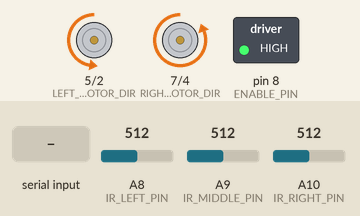
This sketch was run on a simulated Arduino Mega 2560, built with avr-gcc and run on an emulated ATmega2560. Parts: direction and speed pins drawn as motors (green arrow = direction pin HIGH = forward, orange = LOW = backward, longer = more drive), switched loads named in the sketch (green lamp = pin HIGH). The test bench sets the inputs (shaded band); at power-on: A8 (IR_LEFT_PIN) = 512, A9 (IR_MIDDLE_PIN) = 512, A10 (IR_RIGHT_PIN) = 512.

Above: at 1.2 s.
1.3 s: A8 (IR_LEFT_PIN) set to 199
2.8 s: A8 (IR_LEFT_PIN) set to 171
At 4.0 s:
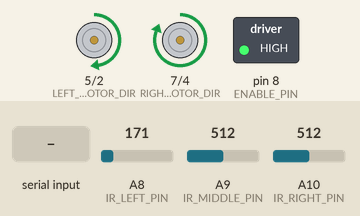
4.3 s: "1" received over Serial
At 5.6 s:
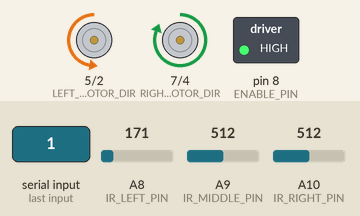
Timing chart, 0 to 7.3 s (numbered marks = the images above; inputs shaded):
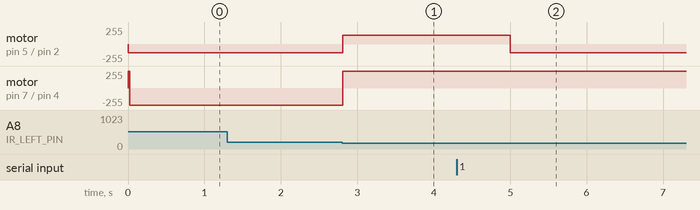

The sketch:

SCMR.ino
```cpp
#include "TimerOne.h"
#include "Adafruit_HMC5883_U.h"

long irLeftDistance = 0;  // variable to store the value coming from the sensor
long irMiddleDistance = 0;  // variable to store the value coming from the sensor
long irRightDistance = 0;  // variable to store the value coming from the sensor

#define IR_LEFT_PIN     8
#define IR_MIDDLE_PIN   9
#define IR_RIGHT_PIN    10

int counter = 0;

char serialData[128];
char serialDataPointer;

uint16_t currentRotation;
uint16_t requiredRotation;
uint8_t robotSpeed;
uint8_t currentRobotSpeed;
int16_t rotationalDifference;

#define DIRECTION_DATA_START_BYTE  'D'

#define SERIAL_DATA_END_BYTE    'E'

#define TRUE 1
#define FALSE 0

uint8_t enableMotorsFlag;

volatile uint8_t rotationDelay;
volatile uint8_t irRotation;

#define LEFT_MOTOR_PWM 2
#define LEFT_MOTOR_DIR 5
#define RIGHT_MOTOR_PWM 4
#define RIGHT_MOTOR_DIR 7
#define ENABLE_PIN 8

/* Assign a unique ID to this sensor at the same time */
//Adafruit_HMC5883_Unified mag = Adafruit_HMC5883_Unified(12345);

void setup()
{
  Serial.begin(115200);

  setupStepperMotors();
  //mag.begin();

  Timer1.initialize(500000);
  Timer1.attachInterrupt(halfSecondTimer);
  rotationDelay = 0;
  robotSpeed = 0;
  currentRobotSpeed = 0;
  irRotation = FALSE;
}

void loop()
{
  /* Get a new sensor event */
  //sensors_event_t event;
  //mag.getEvent(&event);

  /* Display the results (magnetic vector values are in micro-Tesla (uT))
  Serial.print("X: "); Serial.print(event.magnetic.x); Serial.print("  ");
  Serial.print("Y: "); Serial.print(event.magnetic.y); Serial.print("  ");
  Serial.print("Z: "); Serial.print(event.magnetic.z); Serial.print("  ");Serial.println("uT");*/

  // Hold the module so that Z is pointing 'up' and you can measure the heading with x&y
  // Calculate heading when the magnetometer is level, then correct for signs of axis.
  //float heading = atan2(event.magnetic.y, event.magnetic.x);

  // Once you have your heading, you must then add your 'Declination Angle', which is the 'Error' of the magnetic field in your location.
  // Find yours here: http://www.magnetic-declination.com/
  // If you cannot find your Declination, comment out these two lines, your compass will be slightly off.
  //float declinationAngle = 0.20;
  //heading += declinationAngle;

  // Correct for when signs are reversed. (2nd and 4th quadrant)
  //if(heading < 0)
  //  heading += 2*PI;

  // Check for wrap due to addition of declination.
  //if(heading > 2*PI)
  //  heading -= 2*PI;

  // Convert radians to degrees for readability.
  //currentRotation = (uint16_t) (heading * 180/M_PI);
  //if(currentRotation > 180)
  //{
  //  currentRotation = (currentRotation - 360);
  //}

  rotationalDifference = currentRotation - requiredRotation;

  if(irRotation == FALSE)
  {
    if(rotationalDifference > 5 and rotationalDifference < 180)
        rotateRight();
    else if(rotationalDifference > 5 and rotationalDifference >= 180)
        rotateLeft();
    else if(rotationalDifference < -5 and rotationalDifference > -180)
        rotateLeft();
    else if(rotationalDifference < -5 and rotationalDifference <= -180)
        rotateRight();
    else
        setMotorsForward();
  }

  if(currentRobotSpeed != robotSpeed)
  {
    OCR0A = robotSpeed;
    OCR0B = robotSpeed/2;
    OCR3A = robotSpeed;
    OCR3B = robotSpeed/2;

    if(currentRobotSpeed == 0)
    {
      enableMotors();
    }
    if(robotSpeed == 0)
    {
      disableMotors();
    }

    currentRobotSpeed = robotSpeed;
    TCNT0 = 0;
    TCNT3 = 0;
  }

  irLeftDistance = ((irLeftDistance * 99) + ((long)analogRead(IR_LEFT_PIN)) * 1)/100;
  irMiddleDistance = ((irMiddleDistance * 99) + ((long)analogRead(IR_MIDDLE_PIN)) * 1)/100;
  irRightDistance = ((irRightDistance * 99) + ((long)analogRead(IR_RIGHT_PIN)) * 1)/100;

  if(irMiddleDistance > 180)
  {
    if(irLeftDistance > 180)
    {
      rotateRight();
      rotationDelay = 2;
      irRotation = TRUE;
      TCNT1 = 0;
      /*delay(1000);
      setMotorsForward();*/
    }
    else if(irRightDistance > 180)
    {
      rotateLeft();
      rotationDelay = 2;
      irRotation = TRUE;
      TCNT1 = 0;
      /*delay(1000);
      setMotorsForward();*/
    }
    else
    {
      rotateLeft();
      rotationDelay = 6;
      irRotation = TRUE;
      TCNT1 = 0;
      /*delay(3000);
      setMotorsForward();*/
    }
  }
  else if(irLeftDistance > 230)
  {
    rotateRight();
    rotationDelay = 6;
    irRotation = TRUE;
    TCNT1 = 0;
    /*delay(1000);
    setMotorsForward();*/
  }
  else if(irRightDistance > 230)
  {
    rotateLeft();
    rotationDelay = 6;
    irRotation = TRUE;
    TCNT1 = 0;
    /*delay(1000);
    setMotorsForward();*/
  }
}

void setupStepperMotors()
{
  //Set step pins as outputs
  pinMode(LEFT_MOTOR_PWM, OUTPUT);
  pinMode(RIGHT_MOTOR_PWM, OUTPUT);

  //Set direction pins as outputs
  pinMode(LEFT_MOTOR_DIR, OUTPUT);
  pinMode(RIGHT_MOTOR_DIR, OUTPUT);

  //Set enable pin as output
  pinMode(ENABLE_PIN, OUTPUT);
  digitalWrite(ENABLE_PIN, HIGH);

  //Set direction forward
  digitalWrite(LEFT_MOTOR_DIR, LOW);
  digitalWrite(RIGHT_MOTOR_DIR, HIGH);

   //Z Step
  TCCR0A = (1 << COM0B1) | (1 << WGM01) | (1 << WGM00);
  TCCR0B = (1 << WGM02) | (1 << CS02) | (1 << CS00);
  OCR0A = 100;
  OCR0B = 50;

  //X Step
  TCCR3A = (1 << COM3B1) | (1 << WGM31) | (1 << WGM30);
  TCCR3B = (1 << WGM33) | (1 << WGM32) | (1 << CS32) | (1 << CS30);
  OCR3A = 100;
  OCR3B = 50;

  TCNT0 = 0;
  TCNT3 = 0;

  currentRobotSpeed = 0;

  //enableMotors();
}

void enableMotors()
{
  digitalWrite(ENABLE_PIN, LOW);
}

void disableMotors()
{
  digitalWrite(ENABLE_PIN, HIGH);
}

void setMotorsForward()
{
  //Set directions forward
  digitalWrite(LEFT_MOTOR_DIR, LOW);
  digitalWrite(RIGHT_MOTOR_DIR, HIGH);
}

void rotateLeft()
{
  //Set directions forward
  digitalWrite(LEFT_MOTOR_DIR, HIGH);
  digitalWrite(RIGHT_MOTOR_DIR, HIGH);
}

void rotateRight()
{
  //Set directions forward
  digitalWrite(LEFT_MOTOR_DIR, LOW);
  digitalWrite(RIGHT_MOTOR_DIR, LOW);
}

void halfSecondTimer()
{
  if(rotationDelay > 0)
  {
    rotationDelay--;
  }
  if(rotationDelay == 0 && irRotation == TRUE)
  {
    setMotorsForward();
    irRotation = FALSE;
  }
}

/*
  SerialEvent occurs whenever a new data comes in the
 hardware serial RX.  This routine is run between each
 time loop() runs, so using delay inside loop can delay
 response.  Multiple bytes of data may be available.
 */
void serialEvent()
{
  char data;
  if(!Serial.available())
    return;

  do
  {
    data = (char)Serial.read();
    /*Serial.write(robotSpeed);
    Serial.write(currentRobotSpeed);
    Serial.write(currentRotation);
    Serial.write(requiredRotation);*/
  }while(data != DIRECTION_DATA_START_BYTE);

  serialDataPointer = 1;
  serialData[0] = DIRECTION_DATA_START_BYTE;

  while (data != SERIAL_DATA_END_BYTE)
  {
    while(!Serial.available())
    {}
    data = (char)Serial.read();

    //React to data type
    switch(data)
    {
      //Start bytes clear the buffer
      case DIRECTION_DATA_START_BYTE:
        serialDataPointer = 1;
        serialData[0] = DIRECTION_DATA_START_BYTE;
        break;

      //End bytes perform an action on the received data
      case SERIAL_DATA_END_BYTE:
        switch(serialData[0])
        {
          case DIRECTION_DATA_START_BYTE:
            currentRotation = ((uint16_t)serialData[1] << 8) + ((uint16_t) serialData[2]);
            requiredRotation = ((uint16_t)serialData[3] << 8) + ((uint16_t) serialData[4]);
            robotSpeed = serialData[5];
            break;

          default:
            serialDataPointer = 0;
            break;
        }
        break;

      //Default store data to buffer
      default:
        if(serialDataPointer < 128)
          serialData[serialDataPointer] = data;
          serialDataPointer++;
        break;
    }
  }

  /*while (Serial.available())
  {
    Serial.read();
  }*/
}
```

Measured:
- the behaviour switches between 181 and 180 on A8 (IR_LEFT_PIN) (found by bisection; images 0 and 1)
- after the input at 1.3 s, every drawn part: stays the same
- after the input at 2.8 s, motor on pin 5 (LEFT_MOTOR_DIR) / pin 2 (LEFT_MOTOR_PWM): backward 128/255 → forward 128/255 at once; motor on pin 7 (RIGHT_MOTOR_DIR) / pin 4 (RIGHT_MOTOR_PWM): backward 255/255 → forward 255/255 at once
- after the input at 4.3 s, motor on pin 5 (LEFT_MOTOR_DIR) / pin 2 (LEFT_MOTOR_PWM): forward 128/255 → backward 128/255 after 0.70 s
